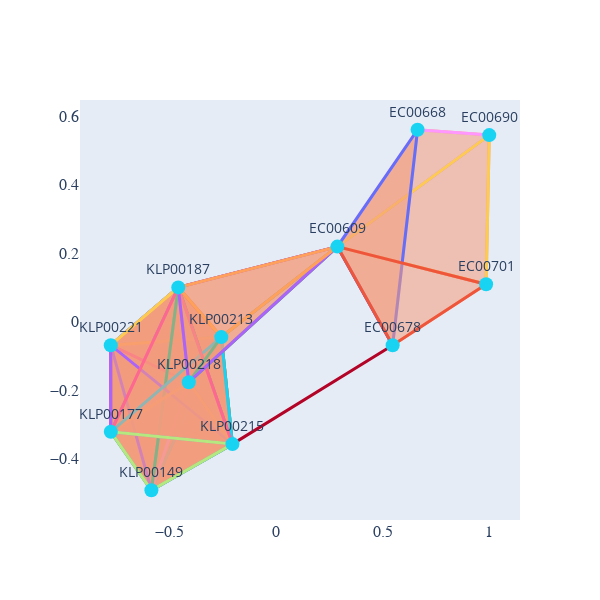

The code cell stored with this chart in its notebook:
### Code cell
visualize_simplicial_complex(simplex_tree3,119,strain_names,save_filename="plots/simplicial_119.svg")

### Figure 1 — Plotly figure (JSON) as saved in the notebook; plotly's stock layout.template omitted (floating-point values rounded to 4 significant figures)
{"data": [{"line": {"color": "rgba(145, 179, 254, 1.0)", "width": 3}, "mode": "lines", "type": "scatter", "x": [1, 0.2865, null], "y": [0.5441, 0.2188, null]}, {"line": {"color": "rgba(247, 179, 151, 1.0)", "width": 3}, "mode": "lines", "type": "scatter", "x": [1, 0.6633, null], "y": [0.5441, 0.5597, null]}, {"line": {"color": "rgba(246, 164, 134, 1.0)", "width": 3}, "mode": "lines", "type": "scatter", "x": [1, 0.9852, null], "y": [0.5441, 0.1091, null]}, {"line": {"color": "rgba(225, 218, 214, 1.0)", "width": 3}, "mode": "lines", "type": "scatter", "x": [0.6633, 0.2865, null], "y": [0.5597, 0.2188, null]}, {"line": {"color": "rgba(242, 199, 178, 1.0)", "width": 3}, "mode": "lines", "type": "scatter", "x": [0.6633, 0.5461, null], "y": [0.5597, -0.06892, null]}, {"line": {"color": "rgba(223, 100, 79, 1.0)", "width": 3}, "mode": "lines", "type": "scatter", "x": [0.2865, 0.9852, null], "y": [0.2188, 0.1091, null]}, {"line": {"color": "rgba(209, 73, 62, 1.0)", "width": 3}, "mode": "lines", "type": "scatter", "x": [0.2865, -0.4116, null], "y": [0.2188, -0.1769, null]}, {"line": {"color": "rgba(198, 53, 52, 1.0)", "width": 3}, "mode": "lines", "type": "scatter", "x": [0.2865, 0.5461, null], "y": [0.2188, -0.06892, null]}, {"line": {"color": "rgba(179, 3, 38, 1.0)", "width": 3}, "mode": "lines", "type": "scatter", "x": [0.2865, -0.2588, null], "y": [0.2188, -0.04529, null]}, {"line": {"color": "rgba(179, 3, 38, 1.0)", "width": 3}, "mode": "lines", "type": "scatter", "x": [0.2865, -0.4609, null], "y": [0.2188, 0.09973, null]}, {"line": {"color": "rgba(244, 155, 124, 1.0)", "width": 3}, "mode": "lines", "type": "scatter", "x": [0.9852, 0.5461, null], "y": [0.1091, -0.06892, null]}, {"line": {"color": "rgba(179, 3, 38, 1.0)", "width": 3}, "mode": "lines", "type": "scatter", "x": [0.5461, -0.2066, null], "y": [-0.06892, -0.3575, null]}, {"line": {"color": "rgba(206, 217, 235, 1.0)", "width": 3}, "mode": "lines", "type": "scatter", "x": [-0.2066, -0.7782, null], "y": [-0.3575, -0.06886, null]}, {"line": {"color": "rgba(216, 219, 225, 1.0)", "width": 3}, "mode": "lines", "type": "scatter", "x": [-0.2066, -0.5872, null], "y": [-0.3575, -0.4922, null]}, {"line": {"color": "rgba(225, 218, 214, 1.0)", "width": 3}, "mode": "lines", "type": "scatter", "x": [-0.2066, -0.2588, null], "y": [-0.3575, -0.04529, null]}, {"line": {"color": "rgba(229, 216, 208, 1.0)", "width": 3}, "mode": "lines", "type": "scatter", "x": [-0.2066, -0.4116, null], "y": [-0.3575, -0.1769, null]}, {"line": {"color": "rgba(237, 207, 192, 1.0)", "width": 3}, "mode": "lines", "type": "scatter", "x": [-0.2066, -0.4609, null], "y": [-0.3575, 0.09973, null]}, {"line": {"color": "rgba(242, 199, 178, 1.0)", "width": 3}, "mode": "lines", "type": "scatter", "x": [-0.2066, -0.7779, null], "y": [-0.3575, -0.3216, null]}, {"line": {"color": "rgba(107, 141, 240, 1.0)", "width": 3}, "mode": "lines", "type": "scatter", "x": [-0.7782, -0.2588, null], "y": [-0.06886, -0.04529, null]}, {"line": {"color": "rgba(133, 168, 251, 1.0)", "width": 3}, "mode": "lines", "type": "scatter", "x": [-0.7782, -0.4609, null], "y": [-0.06886, 0.09973, null]}, {"line": {"color": "rgba(135, 170, 252, 1.0)", "width": 3}, "mode": "lines", "type": "scatter", "x": [-0.7782, -0.4116, null], "y": [-0.06886, -0.1769, null]}, {"line": {"color": "rgba(180, 205, 250, 1.0)", "width": 3}, "mode": "lines", "type": "scatter", "x": [-0.7782, -0.5872, null], "y": [-0.06886, -0.4922, null]}, {"line": {"color": "rgba(180, 205, 250, 1.0)", "width": 3}, "mode": "lines", "type": "scatter", "x": [-0.7782, -0.7779, null], "y": [-0.06886, -0.3216, null]}, {"line": {"color": "rgba(107, 141, 240, 1.0)", "width": 3}, "mode": "lines", "type": "scatter", "x": [-0.4116, -0.2588, null], "y": [-0.1769, -0.04529, null]}, {"line": {"color": "rgba(135, 170, 252, 1.0)", "width": 3}, "mode": "lines", "type": "scatter", "x": [-0.4116, -0.4609, null], "y": [-0.1769, 0.09973, null]}, {"line": {"color": "rgba(151, 184, 254, 1.0)", "width": 3}, "mode": "lines", "type": "scatter", "x": [-0.4116, -0.7779, null], "y": [-0.1769, -0.3216, null]}, {"line": {"color": "rgba(180, 205, 250, 1.0)", "width": 3}, "mode": "lines", "type": "scatter", "x": [-0.4116, -0.5872, null], "y": [-0.1769, -0.4922, null]}, {"line": {"color": "rgba(107, 141, 240, 1.0)", "width": 3}, "mode": "lines", "type": "scatter", "x": [-0.2588, -0.4609, null], "y": [-0.04529, 0.09973, null]}, {"line": {"color": "rgba(142, 177, 253, 1.0)", "width": 3}, "mode": "lines", "type": "scatter", "x": [-0.2588, -0.7779, null], "y": [-0.04529, -0.3216, null]}, {"line": {"color": "rgba(185, 208, 248, 1.0)", "width": 3}, "mode": "lines", "type": "scatter", "x": [-0.2588, -0.5872, null], "y": [-0.04529, -0.4922, null]}, {"line": {"color": "rgba(145, 179, 254, 1.0)", "width": 3}, "mode": "lines", "type": "scatter", "x": [-0.4609, -0.7779, null], "y": [0.09973, -0.3216, null]}, {"line": {"color": "rgba(214, 219, 228, 1.0)", "width": 3}, "mode": "lines", "type": "scatter", "x": [-0.4609, -0.5872, null], "y": [0.09973, -0.4922, null]}, {"line": {"color": "rgba(206, 217, 235, 1.0)", "width": 3}, "mode": "lines", "type": "scatter", "x": [-0.5872, -0.7779, null], "y": [-0.4922, -0.3216, null]}, {"fill": "toself", "fillcolor": "rgba(244, 157, 126, 0.545)", "line": {"width": 3}, "mode": "lines", "type": "scatter", "x": [-0.7782, -0.2588, -0.4609, -0.7782, null], "y": [-0.06886, -0.04529, 0.09973, -0.06886, null]}, {"fill": "toself", "fillcolor": "rgba(244, 157, 126, 0.545)", "line": {"width": 3}, "mode": "lines", "type": "scatter", "x": [-0.7782, -0.4116, -0.2588, -0.7782, null], "y": [-0.06886, -0.1769, -0.04529, -0.06886, null]}, {"fill": "toself", "fillcolor": "rgba(244, 157, 126, 0.545)", "line": {"width": 3}, "mode": "lines", "type": "scatter", "x": [-0.7782, -0.4116, -0.4609, -0.7782, null], "y": [-0.06886, -0.1769, 0.09973, -0.06886, null]}, {"fill": "toself", "fillcolor": "rgba(244, 157, 126, 0.545)", "line": {"width": 3}, "mode": "lines", "type": "scatter", "x": [-0.4116, -0.2588, -0.4609, -0.4116, null], "y": [-0.1769, -0.04529, 0.09973, -0.1769, null]}, {"fill": "toself", "fillcolor": "rgba(244, 157, 126, 0.545)", "line": {"width": 3}, "mode": "lines", "type": "scatter", "x": [-0.2588, -0.4609, -0.7779, -0.2588, null], "y": [-0.04529, 0.09973, -0.3216, -0.04529, null]}, {"fill": "toself", "fillcolor": "rgba(244, 157, 126, 0.545)", "line": {"width": 3}, "mode": "lines", "type": "scatter", "x": [-0.4116, -0.2588, -0.7779, -0.4116, null], "y": [-0.1769, -0.04529, -0.3216, -0.1769, null]}, {"fill": "toself", "fillcolor": "rgba(244, 157, 126, 0.545)", "line": {"width": 3}, "mode": "lines", "type": "scatter", "x": [-0.4116, -0.4609, -0.7779, -0.4116, null], "y": [-0.1769, 0.09973, -0.3216, -0.1769, null]}, {"fill": "toself", "fillcolor": "rgba(244, 157, 126, 0.545)", "line": {"width": 3}, "mode": "lines", "type": "scatter", "x": [-0.7782, -0.4116, -0.5872, -0.7782, null], "y": [-0.06886, -0.1769, -0.4922, -0.06886, null]}, {"fill": "toself", "fillcolor": "rgba(244, 157, 126, 0.545)", "line": {"width": 3}, "mode": "lines", "type": "scatter", "x": [-0.7782, -0.4116, -0.7779, -0.7782, null], "y": [-0.06886, -0.1769, -0.3216, -0.06886, null]}, {"fill": "toself", "fillcolor": "rgba(244, 157, 126, 0.545)", "line": {"width": 3}, "mode": "lines", "type": "scatter", "x": [-0.7782, -0.2588, -0.7779, -0.7782, null], "y": [-0.06886, -0.04529, -0.3216, -0.06886, null]}, {"fill": "toself", "fillcolor": "rgba(244, 157, 126, 0.545)", "line": {"width": 3}, "mode": "lines", "type": "scatter", "x": [-0.7782, -0.4609, -0.7779, -0.7782, null], "y": [-0.06886, 0.09973, -0.3216, -0.06886, null]}, {"fill": "toself", "fillcolor": "rgba(244, 157, 126, 0.545)", "line": {"width": 3}, "mode": "lines", "type": "scatter", "x": [-0.7782, -0.2588, -0.5872, -0.7782, null], "y": [-0.06886, -0.04529, -0.4922, -0.06886, null]}, {"fill": "toself", "fillcolor": "rgba(244, 157, 126, 0.545)", "line": {"width": 3}, "mode": "lines", "type": "scatter", "x": [-0.4116, -0.2588, -0.5872, -0.4116, null], "y": [-0.1769, -0.04529, -0.4922, -0.1769, null]}, {"fill": "toself", "fillcolor": "rgba(244, 157, 126, 0.545)", "line": {"width": 3}, "mode": "lines", "type": "scatter", "x": [-0.7782, -0.5872, -0.7779, -0.7782, null], "y": [-0.06886, -0.4922, -0.3216, -0.06886, null]}, {"fill": "toself", "fillcolor": "rgba(244, 157, 126, 0.545)", "line": {"width": 3}, "mode": "lines", "type": "scatter", "x": [-0.4116, -0.5872, -0.7779, -0.4116, null], "y": [-0.1769, -0.4922, -0.3216, -0.1769, null]}, {"fill": "toself", "fillcolor": "rgba(244, 157, 126, 0.545)", "line": {"width": 3}, "mode": "lines", "type": "scatter", "x": [-0.2588, -0.5872, -0.7779, -0.2588, null], "y": [-0.04529, -0.4922, -0.3216, -0.04529, null]}, {"fill": "toself", "fillcolor": "rgba(244, 157, 126, 0.545)", "line": {"width": 3}, "mode": "lines", "type": "scatter", "x": [-0.7782, -0.4609, -0.5872, -0.7782, null], "y": [-0.06886, 0.09973, -0.4922, -0.06886, null]}, {"fill": "toself", "fillcolor": "rgba(244, 157, 126, 0.545)", "line": {"width": 3}, "mode": "lines", "type": "scatter", "x": [-0.4116, -0.4609, -0.5872, -0.4116, null], "y": [-0.1769, 0.09973, -0.4922, -0.1769, null]}, {"fill": "toself", "fillcolor": "rgba(244, 157, 126, 0.545)", "line": {"width": 3}, "mode": "lines", "type": "scatter", "x": [-0.2588, -0.4609, -0.5872, -0.2588, null], "y": [-0.04529, 0.09973, -0.4922, -0.04529, null]}, {"fill": "toself", "fillcolor": "rgba(244, 157, 126, 0.545)", "line": {"width": 3}, "mode": "lines", "type": "scatter", "x": [-0.4609, -0.5872, -0.7779, -0.4609, null], "y": [0.09973, -0.4922, -0.3216, 0.09973, null]}, {"fill": "toself", "fillcolor": "rgba(244, 157, 126, 0.545)", "line": {"width": 3}, "mode": "lines", "type": "scatter", "x": [-0.2066, -0.7782, -0.5872, -0.2066, null], "y": [-0.3575, -0.06886, -0.4922, -0.3575, null]}, {"fill": "toself", "fillcolor": "rgba(244, 157, 126, 0.545)", "line": {"width": 3}, "mode": "lines", "type": "scatter", "x": [-0.2066, -0.7782, -0.2588, -0.2066, null], "y": [-0.3575, -0.06886, -0.04529, -0.3575, null]}, {"fill": "toself", "fillcolor": "rgba(244, 157, 126, 0.545)", "line": {"width": 3}, "mode": "lines", "type": "scatter", "x": [-0.2066, -0.2588, -0.5872, -0.2066, null], "y": [-0.3575, -0.04529, -0.4922, -0.3575, null]}, {"fill": "toself", "fillcolor": "rgba(244, 157, 126, 0.545)", "line": {"width": 3}, "mode": "lines", "type": "scatter", "x": [-0.2066, -0.7782, -0.4116, -0.2066, null], "y": [-0.3575, -0.06886, -0.1769, -0.3575, null]}, {"fill": "toself", "fillcolor": "rgba(244, 157, 126, 0.545)", "line": {"width": 3}, "mode": "lines", "type": "scatter", "x": [-0.2066, -0.4116, -0.2588, -0.2066, null], "y": [-0.3575, -0.1769, -0.04529, -0.3575, null]}, {"fill": "toself", "fillcolor": "rgba(244, 157, 126, 0.545)", "line": {"width": 3}, "mode": "lines", "type": "scatter", "x": [-0.2066, -0.4116, -0.5872, -0.2066, null], "y": [-0.3575, -0.1769, -0.4922, -0.3575, null]}, {"fill": "toself", "fillcolor": "rgba(244, 157, 126, 0.545)", "line": {"width": 3}, "mode": "lines", "type": "scatter", "x": [-0.2066, -0.7782, -0.4609, -0.2066, null], "y": [-0.3575, -0.06886, 0.09973, -0.3575, null]}, {"fill": "toself", "fillcolor": "rgba(244, 157, 126, 0.545)", "line": {"width": 3}, "mode": "lines", "type": "scatter", "x": [-0.2066, -0.4116, -0.4609, -0.2066, null], "y": [-0.3575, -0.1769, 0.09973, -0.3575, null]}, {"fill": "toself", "fillcolor": "rgba(244, 157, 126, 0.545)", "line": {"width": 3}, "mode": "lines", "type": "scatter", "x": [-0.2066, -0.2588, -0.4609, -0.2066, null], "y": [-0.3575, -0.04529, 0.09973, -0.3575, null]}, {"fill": "toself", "fillcolor": "rgba(244, 157, 126, 0.545)", "line": {"width": 3}, "mode": "lines", "type": "scatter", "x": [-0.2066, -0.4609, -0.5872, -0.2066, null], "y": [-0.3575, 0.09973, -0.4922, -0.3575, null]}, {"fill": "toself", "fillcolor": "rgba(244, 157, 126, 0.545)", "line": {"width": 3}, "mode": "lines", "type": "scatter", "x": [-0.2066, -0.7782, -0.7779, -0.2066, null], "y": [-0.3575, -0.06886, -0.3216, -0.3575, null]}, {"fill": "toself", "fillcolor": "rgba(244, 157, 126, 0.545)", "line": {"width": 3}, "mode": "lines", "type": "scatter", "x": [-0.2066, -0.4116, -0.7779, -0.2066, null], "y": [-0.3575, -0.1769, -0.3216, -0.3575, null]}, {"fill": "toself", "fillcolor": "rgba(244, 157, 126, 0.545)", "line": {"width": 3}, "mode": "lines", "type": "scatter", "x": [-0.2066, -0.2588, -0.7779, -0.2066, null], "y": [-0.3575, -0.04529, -0.3216, -0.3575, null]}, {"fill": "toself", "fillcolor": "rgba(244, 157, 126, 0.545)", "line": {"width": 3}, "mode": "lines", "type": "scatter", "x": [-0.2066, -0.4609, -0.7779, -0.2066, null], "y": [-0.3575, 0.09973, -0.3216, -0.3575, null]}, {"fill": "toself", "fillcolor": "rgba(244, 157, 126, 0.545)", "line": {"width": 3}, "mode": "lines", "type": "scatter", "x": [-0.2066, -0.5872, -0.7779, -0.2066, null], "y": [-0.3575, -0.4922, -0.3216, -0.3575, null]}, {"fill": "toself", "fillcolor": "rgba(244, 157, 126, 0.545)", "line": {"width": 3}, "mode": "lines", "type": "scatter", "x": [1, 0.6633, 0.2865, 1, null], "y": [0.5441, 0.5597, 0.2188, 0.5441, null]}, {"fill": "toself", "fillcolor": "rgba(244, 157, 126, 0.545)", "line": {"width": 3}, "mode": "lines", "type": "scatter", "x": [1, 0.2865, 0.9852, 1, null], "y": [0.5441, 0.2188, 0.1091, 0.5441, null]}, {"fill": "toself", "fillcolor": "rgba(244, 157, 126, 0.545)", "line": {"width": 3}, "mode": "lines", "type": "scatter", "x": [0.6633, 0.2865, 0.5461, 0.6633, null], "y": [0.5597, 0.2188, -0.06892, 0.5597, null]}, {"fill": "toself", "fillcolor": "rgba(244, 157, 126, 0.545)", "line": {"width": 3}, "mode": "lines", "type": "scatter", "x": [0.2865, 0.9852, 0.5461, 0.2865, null], "y": [0.2188, 0.1091, -0.06892, 0.2188, null]}, {"fill": "toself", "fillcolor": "rgba(244, 157, 126, 0.545)", "line": {"width": 3}, "mode": "lines", "type": "scatter", "x": [0.2865, -0.4116, -0.2588, 0.2865, null], "y": [0.2188, -0.1769, -0.04529, 0.2188, null]}, {"fill": "toself", "fillcolor": "rgba(244, 157, 126, 0.545)", "line": {"width": 3}, "mode": "lines", "type": "scatter", "x": [0.2865, -0.4116, -0.4609, 0.2865, null], "y": [0.2188, -0.1769, 0.09973, 0.2188, null]}, {"fill": "toself", "fillcolor": "rgba(244, 157, 126, 0.545)", "line": {"width": 3}, "mode": "lines", "type": "scatter", "x": [0.2865, -0.2588, -0.4609, 0.2865, null], "y": [0.2188, -0.04529, 0.09973, 0.2188, null]}, {"hoverinfo": "text", "marker": {"size": 14}, "mode": "markers+text", "text": ["EC00690", "EC00668", "EC00609", "EC00701", "EC00678", "KLP00215", "KLP00221", "KLP00218", "KLP00213", "KLP00187", "KLP00149", "KLP00177"], "textfont": {"size": 14}, "textposition": "top center", "type": "scatter", "x": [1, 0.6633, 0.2865, 0.9852, 0.5461, -0.2066, -0.7782, -0.4116, -0.2588, -0.4609, -0.5872, -0.7779], "y": [0.5441, 0.5597, 0.2188, 0.1091, -0.06892, -0.3575, -0.06886, -0.1769, -0.04529, 0.09973, -0.4922, -0.3216]}], "layout": {"height": 600, "hovermode": "closest", "showlegend": false, "width": 600, "xaxis": {"showgrid": false, "tickfont": {"family": "Arial, sans-serif", "size": 16}, "zeroline": false}, "yaxis": {"showgrid": false, "tickfont": {"family": "Arial, sans-serif", "size": 16}, "zeroline": false}}}
